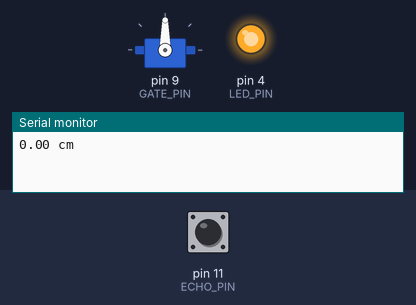
A sketch run on a simulated Arduino Uno, built with avr-gcc and run on an emulated ATmega328P. On the bench: servo, output pins drawn as LEDs (lit = HIGH), the last lines printed to the serial monitor. The inputs (shaded band) are chosen by the test bench; at power-on: pin 11 (ECHO_PIN) LOW.

Above: at 1.2 s.
1.3 s: pin 11 (ECHO_PIN) pulsed HIGH 2 times (0.12 s each, 0.3 s apart)
At 1.57 s:
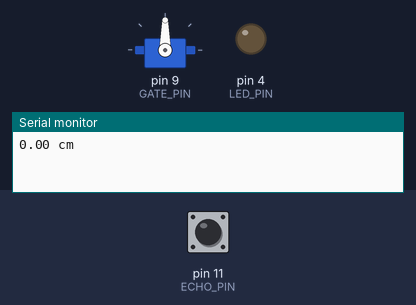
At 2.5 s:
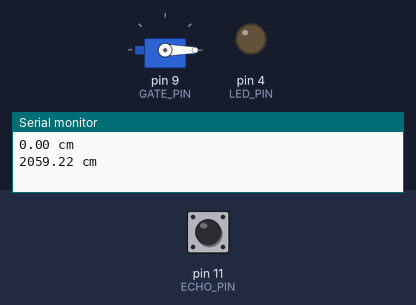
Timing chart, 0 to 4.3 s (numbered marks = the images above; inputs shaded):
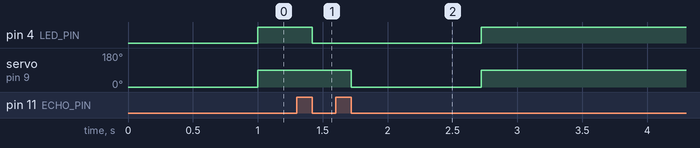

The sketch:

BOOM_GATE_WITH_ULTRASOUND_SENSOR.ino
```cpp
#include <Servo.h>

//Declaring constants
const int LED_PIN = 4;
const int ECHO_PIN = 11;
const int TRIG_PIN = 10;
const int GATE_PIN = 9;

//Declaring variables
long duration = 0;
float distance = 0;

//Declaring Objects
Servo boomgate;

void setup() {
  //Starting serial monitor
  Serial.begin(9600);

  //Setting LED pin mode to output
  pinMode(LED_PIN,OUTPUT);

  //Setting boomgate pin to pin 9
  boomgate.attach(GATE_PIN);

  //Setting boom gate angle to zero degree
  boomgate.write(0);
}

void loop() {
  //Triggering trigger pin
  digitalWrite(TRIG_PIN,HIGH);
  digitalWrite(TRIG_PIN,LOW);

  //Reading pulse duration from echo pin
  duration = pulseIn(ECHO_PIN,HIGH);

  //Calculating distance from pulse duration
  distance = duration*(0.03432/2);

  //Opening boom gate when the car is <30 from the sensor
  if(distance<30)
  {
    boomgate.write(90);
    digitalWrite(LED_PIN, HIGH);
  }else{
    digitalWrite(LED_PIN, LOW);
    delay(300);
    boomgate.write(0);
  }

  //Printing the distance
  Serial.print(distance);
  Serial.println(" cm");
}
```

Measured:
- after the input at 1.3 s, pin 4 (LED_PIN): HIGH → LOW after 0.12 s, → HIGH 1.3 s later; servo on pin 9 (GATE_PIN): 90° → 0° after 0.42 s, → 90° 1.0 s later
